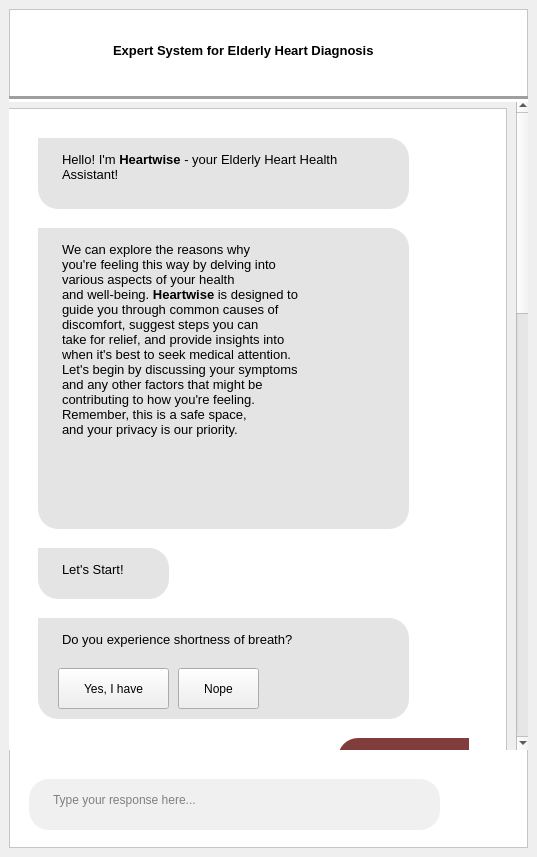
<?xml version="1.0" encoding="UTF-8"?>
<ui version="4.0">
 <class>MainWindow</class>
 <widget class="QMainWindow" name="MainWindow">
  <property name="geometry">
   <rect>
    <x>0</x>
    <y>0</y>
    <width>537</width>
    <height>857</height>
   </rect>
  </property>
  <property name="windowTitle">
   <string>MainWindow</string>
  </property>
  <property name="autoFillBackground">
   <bool>true</bool>
  </property>
  <widget class="QWidget" name="centralwidget">
   <layout class="QVBoxLayout" name="verticalLayout">
    <item>
     <widget class="QFrame" name="header">
      <property name="autoFillBackground">
       <bool>false</bool>
      </property>
      <property name="styleSheet">
       <string notr="true">#header{
	background-color: white;
}</string>
      </property>
      <property name="frameShape">
       <enum>QFrame::StyledPanel</enum>
      </property>
      <property name="frameShadow">
       <enum>QFrame::Raised</enum>
      </property>
      <widget class="QScrollArea" name="scrollArea">
       <property name="geometry">
        <rect>
         <x>-10</x>
         <y>90</y>
         <width>531</width>
         <height>651</height>
        </rect>
       </property>
       <property name="maximumSize">
        <size>
         <width>535</width>
         <height>800</height>
        </size>
       </property>
       <property name="styleSheet">
        <string notr="true">QScrollArea{
	border: none;
}</string>
       </property>
       <property name="widgetResizable">
        <bool>true</bool>
       </property>
       <widget class="QWidget" name="scrollAreaWidgetContents">
        <property name="geometry">
         <rect>
          <x>0</x>
          <y>0</y>
          <width>510</width>
          <height>2022</height>
         </rect>
        </property>
        <layout class="QVBoxLayout" name="verticalLayout_2">
         <item>
          <widget class="QFrame" name="body">
           <property name="minimumSize">
            <size>
             <width>0</width>
             <height>2000</height>
            </size>
           </property>
           <property name="styleSheet">
            <string notr="true">#body{
	background-color: white;
}</string>
           </property>
           <property name="frameShape">
            <enum>QFrame::StyledPanel</enum>
           </property>
           <property name="frameShadow">
            <enum>QFrame::Raised</enum>
           </property>
           <widget class="QWidget" name="helloBox" native="true">
            <property name="geometry">
             <rect>
              <x>30</x>
              <y>30</y>
              <width>371</width>
              <height>71</height>
             </rect>
            </property>
            <property name="styleSheet">
             <string notr="true">#helloBox{
	background-color: #E4E4E4;
	border-top-left-radius: 0px;
	border-bottom-left-radius: 20px;
	border-top-right-radius: 20px;
	border-bottom-right-radius: 20px;
}</string>
            </property>
            <widget class="QTextEdit" name="helloText">
             <property name="geometry">
              <rect>
               <x>20</x>
               <y>10</y>
               <width>301</width>
               <height>51</height>
              </rect>
             </property>
             <property name="styleSheet">
              <string notr="true">#helloText{
	background-color: #E4E4E4;
	border: 0px;
}
</string>
             </property>
             <property name="html">
              <string>&lt;!DOCTYPE HTML PUBLIC &quot;-//W3C//DTD HTML 4.0//EN&quot; &quot;http://www.w3.org/TR/REC-html40/strict.dtd&quot;&gt;
&lt;html&gt;&lt;head&gt;&lt;meta name=&quot;qrichtext&quot; content=&quot;1&quot; /&gt;&lt;style type=&quot;text/css&quot;&gt;
p, li { white-space: pre-wrap; }
&lt;/style&gt;&lt;/head&gt;&lt;body style=&quot; font-family:'MS Shell Dlg 2'; font-size:7.8pt; font-weight:400; font-style:normal;&quot;&gt;
&lt;p style=&quot; margin-top:0px; margin-bottom:0px; margin-left:0px; margin-right:0px; -qt-block-indent:0; text-indent:0px;&quot;&gt;&lt;span style=&quot; font-size:10pt;&quot;&gt;Hello! I'm &lt;/span&gt;&lt;span style=&quot; font-size:10pt; font-weight:600;&quot;&gt;Heartwise&lt;/span&gt;&lt;span style=&quot; font-size:10pt;&quot;&gt; - your Elderly Heart Health Assistant!&lt;/span&gt;&lt;/p&gt;&lt;/body&gt;&lt;/html&gt;</string>
             </property>
            </widget>
           </widget>
           <widget class="QWidget" name="introBox" native="true">
            <property name="geometry">
             <rect>
              <x>30</x>
              <y>120</y>
              <width>371</width>
              <height>301</height>
             </rect>
            </property>
            <property name="styleSheet">
             <string notr="true">#introBox{
	background-color: #E4E4E4;
	border-top-left-radius: 0px;
	border-bottom-left-radius: 20px;
	border-top-right-radius: 20px;
	border-bottom-right-radius: 20px;
}</string>
            </property>
            <widget class="QTextEdit" name="introText">
             <property name="geometry">
              <rect>
               <x>20</x>
               <y>10</y>
               <width>341</width>
               <height>281</height>
              </rect>
             </property>
             <property name="styleSheet">
              <string notr="true">#introText{
	background-color: #E4E4E4;
	border: 0px;
}
</string>
             </property>
             <property name="html">
              <string>&lt;!DOCTYPE HTML PUBLIC &quot;-//W3C//DTD HTML 4.0//EN&quot; &quot;http://www.w3.org/TR/REC-html40/strict.dtd&quot;&gt;
&lt;html&gt;&lt;head&gt;&lt;meta name=&quot;qrichtext&quot; content=&quot;1&quot; /&gt;&lt;style type=&quot;text/css&quot;&gt;
p, li { white-space: pre-wrap; }
&lt;/style&gt;&lt;/head&gt;&lt;body style=&quot; font-family:'MS Shell Dlg 2'; font-size:7.8pt; font-weight:400; font-style:normal;&quot;&gt;
&lt;p align=&quot;justify&quot; style=&quot; margin-top:0px; margin-bottom:0px; margin-left:0px; margin-right:0px; -qt-block-indent:0; text-indent:0px;&quot;&gt;&lt;span style=&quot; font-size:10pt;&quot;&gt;We can explore the reasons why &lt;br /&gt;you're feeling this way by delving into &lt;br /&gt;various aspects of your health &lt;br /&gt;and well-being. &lt;/span&gt;&lt;span style=&quot; font-size:10pt; font-weight:600;&quot;&gt;Heartwise&lt;/span&gt;&lt;span style=&quot; font-size:10pt;&quot;&gt; is designed to&lt;br /&gt;guide you through common causes of &lt;br /&gt;discomfort, suggest steps you can &lt;br /&gt;take for relief, and provide insights into &lt;br /&gt;when it's best to seek medical attention.&lt;br /&gt;Let's begin by discussing your symptoms &lt;br /&gt;and any other factors that might be &lt;br /&gt;contributing to how you're feeling. &lt;br /&gt;Remember, this is a safe space, &lt;br /&gt;and your privacy is our priority.&lt;/span&gt;&lt;/p&gt;&lt;/body&gt;&lt;/html&gt;</string>
             </property>
            </widget>
           </widget>
           <widget class="QWidget" name="startBox" native="true">
            <property name="geometry">
             <rect>
              <x>30</x>
              <y>440</y>
              <width>131</width>
              <height>51</height>
             </rect>
            </property>
            <property name="styleSheet">
             <string notr="true">#startBox{
	background-color: #E4E4E4;
	border-top-left-radius: 0px;
	border-bottom-left-radius: 20px;
	border-top-right-radius: 20px;
	border-bottom-right-radius: 20px;
}</string>
            </property>
            <widget class="QTextEdit" name="startText">
             <property name="geometry">
              <rect>
               <x>20</x>
               <y>10</y>
               <width>91</width>
               <height>31</height>
              </rect>
             </property>
             <property name="styleSheet">
              <string notr="true">#startText{
	background-color: #E4E4E4;
	border: 0px;
}
</string>
             </property>
             <property name="html">
              <string>&lt;!DOCTYPE HTML PUBLIC &quot;-//W3C//DTD HTML 4.0//EN&quot; &quot;http://www.w3.org/TR/REC-html40/strict.dtd&quot;&gt;
&lt;html&gt;&lt;head&gt;&lt;meta name=&quot;qrichtext&quot; content=&quot;1&quot; /&gt;&lt;style type=&quot;text/css&quot;&gt;
p, li { white-space: pre-wrap; }
&lt;/style&gt;&lt;/head&gt;&lt;body style=&quot; font-family:'MS Shell Dlg 2'; font-size:7.8pt; font-weight:400; font-style:normal;&quot;&gt;
&lt;p style=&quot; margin-top:0px; margin-bottom:0px; margin-left:0px; margin-right:0px; -qt-block-indent:0; text-indent:0px;&quot;&gt;&lt;span style=&quot; font-size:10pt;&quot;&gt;Let's Start!&lt;/span&gt;&lt;/p&gt;&lt;/body&gt;&lt;/html&gt;</string>
             </property>
            </widget>
           </widget>
           <widget class="QWidget" name="q1Box" native="true">
            <property name="geometry">
             <rect>
              <x>30</x>
              <y>510</y>
              <width>371</width>
              <height>101</height>
             </rect>
            </property>
            <property name="styleSheet">
             <string notr="true">#q1Box{
	background-color: #E4E4E4;
	border-top-left-radius: 0px;
	border-bottom-left-radius: 20px;
	border-top-right-radius: 20px;
	border-bottom-right-radius: 20px;
}</string>
            </property>
            <widget class="QTextEdit" name="q1Text">
             <property name="geometry">
              <rect>
               <x>20</x>
               <y>10</y>
               <width>331</width>
               <height>31</height>
              </rect>
             </property>
             <property name="styleSheet">
              <string notr="true">#q1Text{
	background-color: #E4E4E4;
	border: 0px;
}</string>
             </property>
             <property name="html">
              <string>&lt;!DOCTYPE HTML PUBLIC &quot;-//W3C//DTD HTML 4.0//EN&quot; &quot;http://www.w3.org/TR/REC-html40/strict.dtd&quot;&gt;
&lt;html&gt;&lt;head&gt;&lt;meta name=&quot;qrichtext&quot; content=&quot;1&quot; /&gt;&lt;style type=&quot;text/css&quot;&gt;
p, li { white-space: pre-wrap; }
&lt;/style&gt;&lt;/head&gt;&lt;body style=&quot; font-family:'MS Shell Dlg 2'; font-size:7.8pt; font-weight:400; font-style:normal;&quot;&gt;
&lt;p style=&quot; margin-top:0px; margin-bottom:0px; margin-left:0px; margin-right:0px; -qt-block-indent:0; text-indent:0px;&quot;&gt;&lt;span style=&quot; font-size:10pt;&quot;&gt;Do you experience shortness of breath?&lt;/span&gt;&lt;/p&gt;&lt;/body&gt;&lt;/html&gt;</string>
             </property>
            </widget>
            <widget class="QPushButton" name="yesBtn">
             <property name="geometry">
              <rect>
               <x>20</x>
               <y>50</y>
               <width>111</width>
               <height>41</height>
              </rect>
             </property>
             <property name="cursor">
              <cursorShape>PointingHandCursor</cursorShape>
             </property>
             <property name="mouseTracking">
              <bool>true</bool>
             </property>
             <property name="text">
              <string>Yes, I have</string>
             </property>
            </widget>
            <widget class="QPushButton" name="noBtn">
             <property name="geometry">
              <rect>
               <x>140</x>
               <y>50</y>
               <width>81</width>
               <height>41</height>
              </rect>
             </property>
             <property name="cursor">
              <cursorShape>PointingHandCursor</cursorShape>
             </property>
             <property name="text">
              <string>Nope</string>
             </property>
            </widget>
           </widget>
           <widget class="QWidget" name="a1Box" native="true">
            <property name="geometry">
             <rect>
              <x>330</x>
              <y>630</y>
              <width>131</width>
              <height>51</height>
             </rect>
            </property>
            <property name="styleSheet">
             <string notr="true">#a1Box{
	background-color: #803D3B;
	border-top-left-radius: 20px;
	border-bottom-left-radius: 20px;
	border-top-right-radius: 0px;
	border-bottom-right-radius: 20px;
}</string>
            </property>
           </widget>
           <widget class="QWidget" name="qBox" native="true">
            <property name="geometry">
             <rect>
              <x>30</x>
              <y>700</y>
              <width>361</width>
              <height>80</height>
             </rect>
            </property>
            <property name="styleSheet">
             <string notr="true">#qBox{
	background-color: #E4E4E4;
	border-top-left-radius: 0px;
	border-bottom-left-radius: 20px;
	border-top-right-radius: 20px;
	border-bottom-right-radius: 20px;
}</string>
            </property>
           </widget>
          </widget>
         </item>
        </layout>
       </widget>
      </widget>
      <widget class="Line" name="line">
       <property name="geometry">
        <rect>
         <x>-20</x>
         <y>80</y>
         <width>551</width>
         <height>20</height>
        </rect>
       </property>
       <property name="lineWidth">
        <number>3</number>
       </property>
       <property name="orientation">
        <enum>Qt::Horizontal</enum>
       </property>
      </widget>
      <widget class="QTextEdit" name="headerTitle">
       <property name="geometry">
        <rect>
         <x>100</x>
         <y>30</y>
         <width>401</width>
         <height>31</height>
        </rect>
       </property>
       <property name="styleSheet">
        <string notr="true">#headerTitle{
	border: 0px;
}</string>
       </property>
       <property name="html">
        <string>&lt;!DOCTYPE HTML PUBLIC &quot;-//W3C//DTD HTML 4.0//EN&quot; &quot;http://www.w3.org/TR/REC-html40/strict.dtd&quot;&gt;
&lt;html&gt;&lt;head&gt;&lt;meta name=&quot;qrichtext&quot; content=&quot;1&quot; /&gt;&lt;style type=&quot;text/css&quot;&gt;
p, li { white-space: pre-wrap; }
&lt;/style&gt;&lt;/head&gt;&lt;body style=&quot; font-family:'MS Shell Dlg 2'; font-size:7.8pt; font-weight:400; font-style:normal;&quot;&gt;
&lt;p style=&quot; margin-top:0px; margin-bottom:0px; margin-left:0px; margin-right:0px; -qt-block-indent:0; text-indent:0px;&quot;&gt;&lt;span style=&quot; font-size:10pt; font-weight:600;&quot;&gt;Expert System for Elderly Heart Diagnosis&lt;/span&gt;&lt;/p&gt;&lt;/body&gt;&lt;/html&gt;</string>
       </property>
      </widget>
      <widget class="QLabel" name="logo">
       <property name="geometry">
        <rect>
         <x>30</x>
         <y>20</y>
         <width>51</width>
         <height>51</height>
        </rect>
       </property>
       <property name="text">
        <string/>
       </property>
       <property name="pixmap">
        <pixmap resource="../../resources.qrc">:/logo/resources/heartwise.svg</pixmap>
       </property>
       <property name="scaledContents">
        <bool>true</bool>
       </property>
      </widget>
      <widget class="QWidget" name="inputBox" native="true">
       <property name="geometry">
        <rect>
         <x>20</x>
         <y>770</y>
         <width>411</width>
         <height>51</height>
        </rect>
       </property>
       <property name="cursor">
        <cursorShape>IBeamCursor</cursorShape>
       </property>
       <property name="mouseTracking">
        <bool>true</bool>
       </property>
       <property name="styleSheet">
        <string notr="true">#inputBox{
	background-color: #F0F0F0;
	border-radius: 20%;
}</string>
       </property>
       <widget class="QTextEdit" name="inputText">
        <property name="geometry">
         <rect>
          <x>20</x>
          <y>10</y>
          <width>231</width>
          <height>31</height>
         </rect>
        </property>
        <property name="styleSheet">
         <string notr="true">#inputText{
	background-color: #F0F0F0;
	color: gray;
	border: 0px;
}</string>
        </property>
        <property name="html">
         <string>&lt;!DOCTYPE HTML PUBLIC &quot;-//W3C//DTD HTML 4.0//EN&quot; &quot;http://www.w3.org/TR/REC-html40/strict.dtd&quot;&gt;
&lt;html&gt;&lt;head&gt;&lt;meta name=&quot;qrichtext&quot; content=&quot;1&quot; /&gt;&lt;style type=&quot;text/css&quot;&gt;
p, li { white-space: pre-wrap; }
&lt;/style&gt;&lt;/head&gt;&lt;body style=&quot; font-family:'MS Shell Dlg 2'; font-size:7.8pt; font-weight:400; font-style:normal;&quot;&gt;
&lt;p style=&quot; margin-top:0px; margin-bottom:0px; margin-left:0px; margin-right:0px; -qt-block-indent:0; text-indent:0px;&quot;&gt;&lt;span style=&quot; font-size:9pt;&quot;&gt;Type your response here...&lt;/span&gt;&lt;/p&gt;&lt;/body&gt;&lt;/html&gt;</string>
        </property>
       </widget>
      </widget>
      <widget class="QLabel" name="label">
       <property name="geometry">
        <rect>
         <x>450</x>
         <y>770</y>
         <width>51</width>
         <height>51</height>
        </rect>
       </property>
       <property name="text">
        <string/>
       </property>
       <property name="pixmap">
        <pixmap resource="../../resources.qrc">:/logo/resources/sendIcon.svg</pixmap>
       </property>
       <property name="scaledContents">
        <bool>true</bool>
       </property>
      </widget>
     </widget>
    </item>
   </layout>
  </widget>
 </widget>
 <resources>
  <include location="../../resources.qrc"/>
 </resources>
 <connections/>
</ui>
